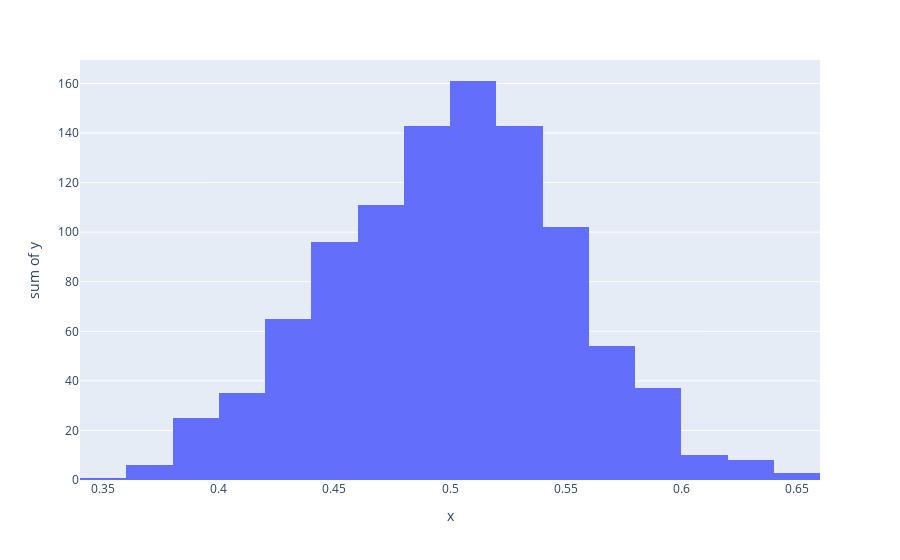

The code cell stored with this chart in its notebook:
### Code cell
# Example 3-15. Exploring the central limit theorem in Python 
# Samples of the uniform distribution will average out to a normal distribution.
import random
import plotly.express as px

sample_size = 31
sample_count = 1000

# Central limit theorem, 1000 samples each with 31
# random numbers between 0.0 and 1.0
x_values = [(sum([random.uniform(0.0, 1.0) for i in range(sample_size)]) / \
    sample_size)
            for _ in range(sample_count)]

y_values = [1 for _ in range(sample_count)]

px.histogram(x=x_values, y = y_values, nbins=20).show()

### Figure 1 — Plotly figure (JSON) as saved in the notebook; plotly's stock layout.template omitted (floating-point values rounded to 4 significant figures; data arrays with more than 128 entries replaced by an {"elided": "..."} marker saying what was removed)
{"data": [{"alignmentgroup": "True", "bingroup": "x", "histfunc": "sum", "hovertemplate": "x=%{x}<br>sum of y=%{y}<extra></extra>", "legendgroup": "", "marker": {"color": "#636efa", "pattern": {"shape": ""}}, "name": "", "nbinsx": 20, "offsetgroup": "", "orientation": "v", "showlegend": false, "type": "histogram", "x": {"elided": "1000 float values"}, "xaxis": "x", "y": {"elided": "1000 int values"}, "yaxis": "y"}], "layout": {"barmode": "relative", "legend": {"tracegroupgap": 0}, "margin": {"t": 60}, "xaxis": {"anchor": "y", "domain": [0, 1], "title": {"text": "x"}}, "yaxis": {"anchor": "x", "domain": [0, 1], "title": {"text": "sum of y"}}}}
